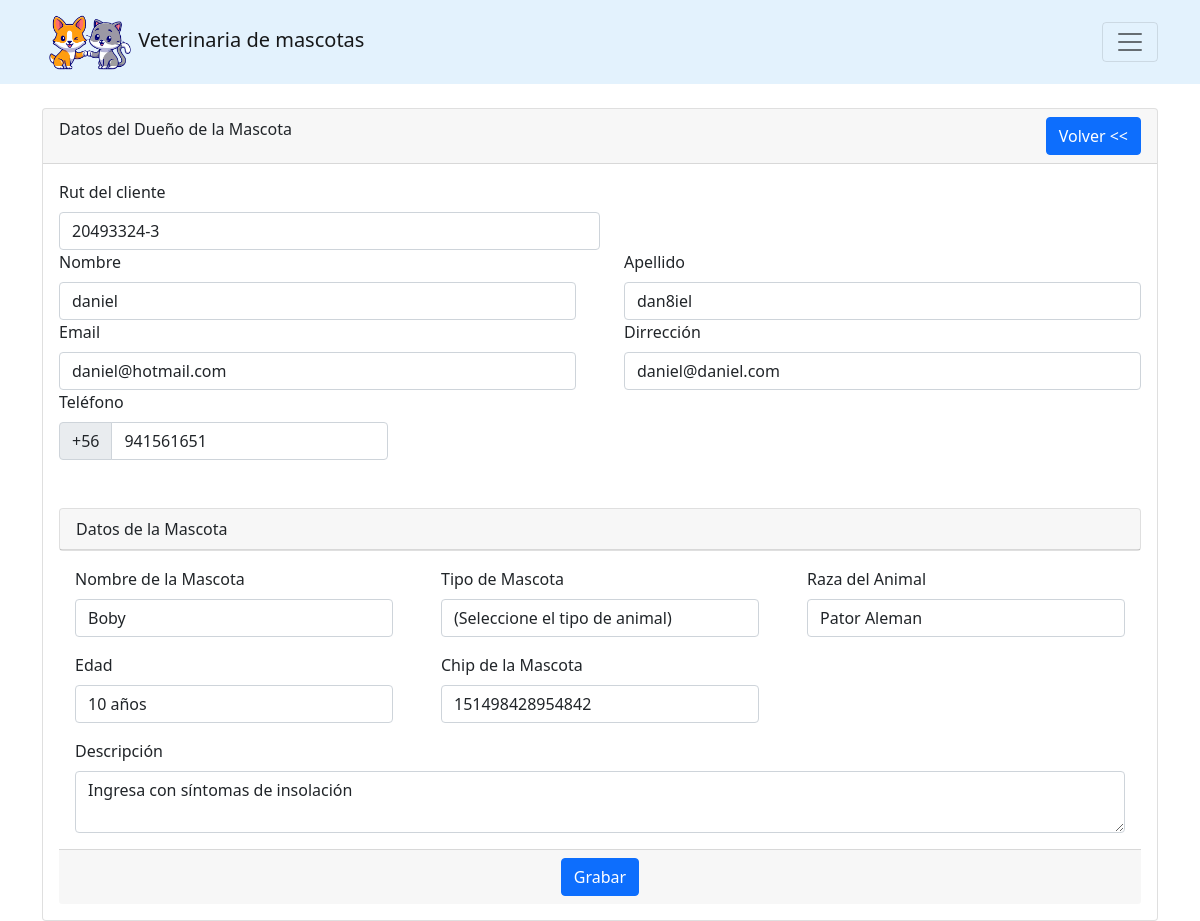
The app's page /mascotas/editar/4 (signed in) with its own data.
### tables this page shows
CREATE TABLE cliente (id INTEGER PRIMARY KEY AUTOINCREMENT, name VARCHAR NOT NULL, apellido VARCHAR NOT NULL, cli_rut VARCHAR NOT NULL, telefono VARCHAR NOT NULL, direccion VARCHAR NOT NULL, email VARCHAR UNIQUE NOT NULL);

CREATE TABLE animal (id INTEGER PRIMARY KEY AUTOINCREMENT, a_nombre VARCHAR (1, 45) NOT NULL, tipo_animal_id VARCHAR REFERENCES tipo_animal (tipo) NOT NULL, raza VARCHAR NOT NULL, edad VARCHAR NOT NULL, chip VARCHAR (15, 15), descripcion VARCHAR NOT NULL, ingreso DATETIME NOT NULL, cliente_id INT REFERENCES cliente (id) NOT NULL, estado_animal_id INT REFERENCES estado_animal (id) DEFAULT (1));

### index.py (the view, shortened to what this page needs)
@app.route("/mascotas/editar/<id>", methods=['GET', 'POST']) #decorador
@validar_sesion
def mascotas_editar(id):
        metodo = request.method
        conn = get_db_connection()
        mascota = conn.execute(
            'SELECT * FROM animal WHERE id = ?', (id)
        ).fetchone()
        animales = conn.execute(
            'SELECT * FROM tipo_animal'
        ).fetchall()
        if(metodo == 'GET'):
            cliente = conn.execute(
                'SELECT * FROM cliente WHERE id = ?', (int(mascota["cliente_id"]),)
            ).fetchone()
            return render_template("mascotas_editar.html", cliente = cliente, mascota = mascota, animales = animales)

### index.py (called while the page is built)
def get_db_connection():
    conn = sqlite3.connect('mywebsite/instance/database.sqlite')
    conn.row_factory = sqlite3.Row
    return conn

### templates/mascotas_editar.html (shortened to what this page needs)
{%extends 'layout.html'%}
{% block body%}
<div class="container">
    <div class="mt-4 ">
        <div class="card">
            <div class="card-header">
                <div class="row">
                    <div class="col-sm-6">
                        Datos del Dueño de la Mascota
                    </div>
                    <div class="col-sm-6" style="text-align: right;">
                        <a class="btn btn-primary" href="/mascotas">Volver << </a>
                    </div>
                </div>
            </div>
            <form method="POST">
                <div class="card-body">
                    <div class="col-md-12 ">
                        <div class="col-sm-6">
                            <label for="inputRut" class="form-label">Rut del cliente</label>
                            <input type="text" name="cli_rut" class="form-control" placeholder="con guión y sin puntos" value="{{cliente.cli_rut}}">
                        </div>
                        <div class="row gx-5 mb-3">
                            <div class="col-sm-6">
                                <label for="inputNombre" class="form-label">Nombre</label>
                                <input type="text" name='name' class="form-control" id="inputNombre" value="{{cliente.name}}" required>
                            </div>
                            <div class="col-sm-6">
                                <label for="inputApellido" class="form-label">Apellido</label>
                                <input type="text" name='apellido' class="form-control" id="inputApellido" value="{{cliente.apellido}}" required>
                            </div>
                        <div>
                        <div class="row gx-5 mb-3">
                            <div class="col-sm-6">
                                <label for="inputEmail" class="form-label">Email</label>
                                <input type="email" name='email' class="form-control" id="inputEmail" value="{{cliente.email}}" required>
                            </div>
                            <div class="col-sm-6">
                                <label for="inputAddress" class="form-label">Dirrección</label>
                                <input type="text" name='direccion' class="form-control" id="inputAddress" value="{{cliente.direccion}}" required>
                            </div>
                        <div class="col-md-4">
                            <label for="#" class="form-label"">Teléfono</label>
                            <div class="input-group mb-3">
                                <span class="input-group-text" id="basic-addon1">+56</span>
                                <input type="tel" name='telefono'  class="form-control" maxlength="9" value="{{cliente.telefono}}"  required>
                            </div>
                        </div>
                        </div>
                    </div>
                </div>
                <div class="card">
                    <div class="card-header">
                        <div class="row">
                            <div class="col-sm-6">
                                Datos de la Mascota
                            </div>
                        </div>
                    </div>
                </div>
                <div class="card-body">
                    <div class="col-md-12 ">
                        <div class="row gx-5 mb-3">
                            <div class="col-sm-4">
                                <label for="inputTipoMascota" class="form-label">Nombre de la Mascota</label>
                                <input type="text" name='a_nombre' class="form-control" id="inputNombreMascota" value="{{mascota.a_nombre}}" required >
                            </div>
                            <div class="col-sm-4">
                                <label for="inputTipoMascota" class="form-label">Tipo de Mascota</label>
                               <select class="form-control" name="tipo" id="inputTipoMascota" required>
                                <option>(Seleccione el tipo de animal)</option>
                               </select>
                            </div>
                            <div class="col-sm-4">
                                <label for="inputRazaAnimal" class="form-label">Raza del Animal</label>
                                <input type="text" name="raza" class="form-control" id="inputRaza" value="{{mascota.raza}}" required>
                            </div>
                        </div>
                        <div class="row gx-5 mb-3">
                            <div class="col-md-4">
                                <label for="inputEdad" class="form-label">Edad</label>
                                <input type="text" name="edad" class="form-control" maxlength="50" id="inputEdad" value="{{mascota.edad}}" required>
                            </div>
                            <div class="col-md-4">
                                <label for="inputChip" class="form-label">Chip de la Mascota</label>
                                <input type="tel" name="chip" class="form-control" maxlength="15" id="inputChip" value="{{mascota.chip}}" >
                            </div>
                        </div>
                        <div class="col-mb-6">
                            <label for="floatingTextarea" class="form-label">Descripción</label>
                            <textarea class="form-control" name="descripcion" placeholder="Ingrese la descripción aquí" id="floatingTextarea">{{mascota.descripcion}}</textarea>
                        </div>
                    </div>
                </div>
                <div class="card-footer" style="text-align: center;">
                    <button type="submit" class="btn btn-primary">Grabar</button>
                </div>
            </form>
        </div>
    </div>
</div>
{% endblock %}

### records on screen
cliente: cli_rut "20493324-3", name "daniel", apellido "dan8iel", email "daniel@hotmail.com", direccion "daniel@daniel.com", telefono "941561651"
animal: a_nombre "Boby", raza "Pator Aleman", edad "10 años", chip "151498428954842", descripcion "Ingresa con síntomas de insolación"
